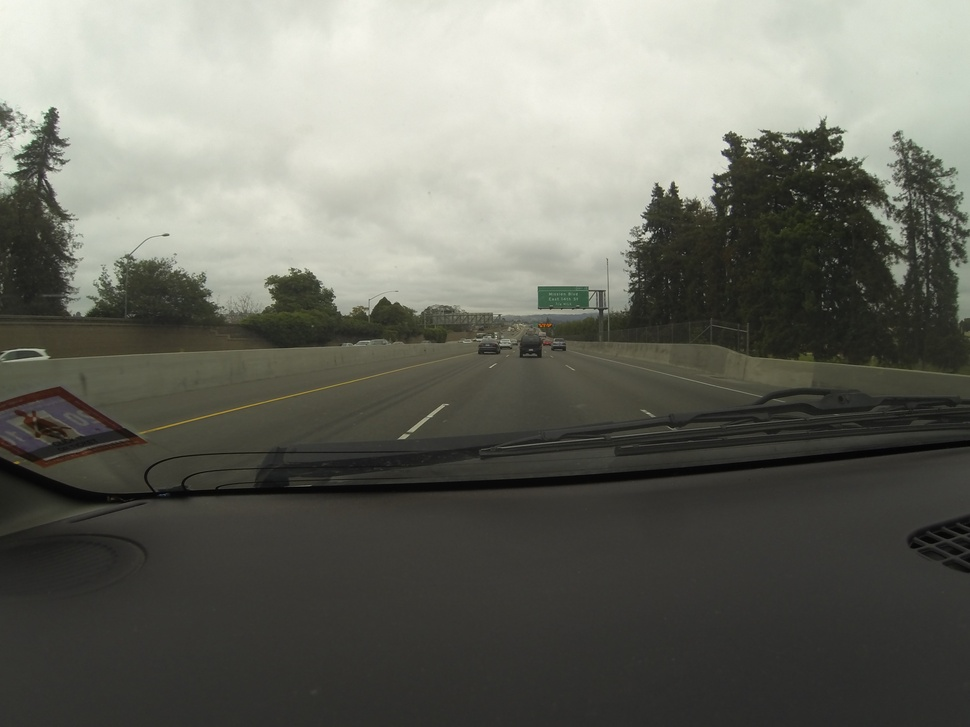
//> input picture G0014083.JPG, 970 x 727 px, shrunk from 4000 x 3000 before the run
$ ./trackbars   (built with g++ and OpenCV 4)
//> lines starting //> are read from the running program, lines starting //| are printed output that depends on the picture
#include <cv.h>
#include <highgui.h>

using namespace cv;

/// Global Variables
const int alpha_slider_max = 100;
int alpha_slider;
double alpha;
double beta;

/// Matrices to store images
Mat src1;
Mat src2;
Mat dst;

/**
 * @function on_trackbar
 * @brief Callback for trackbar
 */
void on_trackbar( int, void* )
{
 alpha = (double) alpha_slider/alpha_slider_max ;
 beta = ( 1.0 - alpha );

 addWeighted( src1, alpha, src2, beta, 0.0, dst);

 imshow( "Linear Blend", dst );
}

int main( int argc, char** argv )
{
 /// Read image ( same size, same type )
 src1 = imread("./G0014083.JPG");
//> src1 is the input picture: 727 rows x 970 cols, CV_8UC3; mean B, G, R 99.7, 108.4, 107.5
 src2 = imread("./G0014107.JPG");
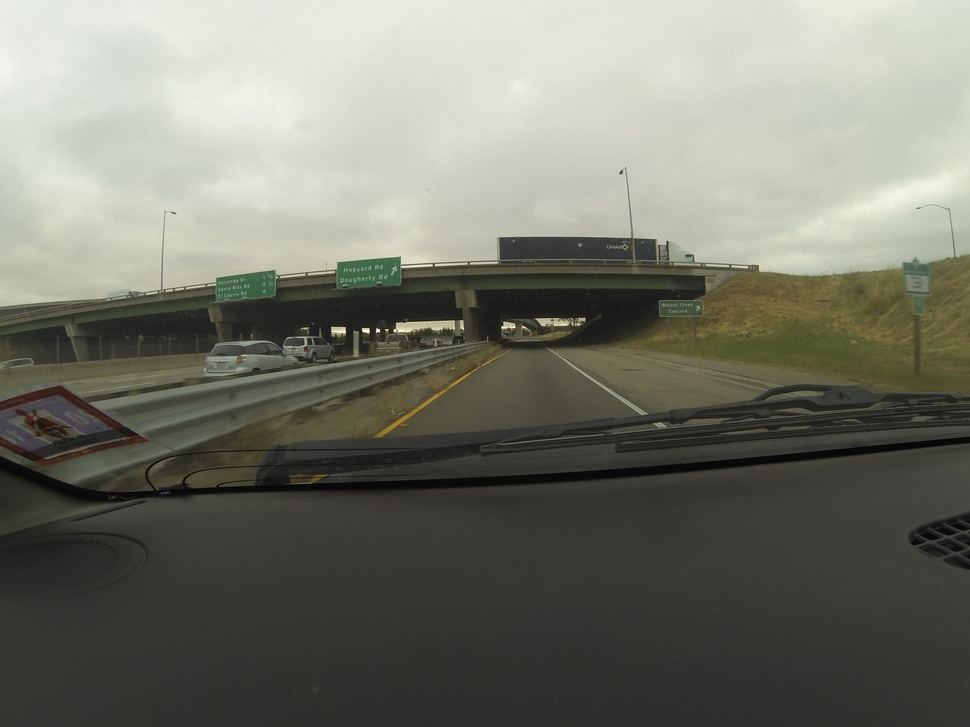
//> input picture G0014107.JPG, 970 x 727 px, shrunk from 4000 x 3000 before the run
//> src2 is the input picture: 727 rows x 970 cols, CV_8UC3; mean B, G, R 107.3, 118.1, 117.2

 if( !src1.data ) { printf("Error loading src1 \n"); return -1; }
 if( !src2.data ) { printf("Error loading src2 \n"); return -1; }

 /// Initialize values
 alpha_slider = 0;

 /// Create Windows
 namedWindow("Linear Blend", 1);

 /// Create Trackbars
 char TrackbarName[50];
 sprintf( TrackbarName, "Alpha x %d", alpha_slider_max );

 createTrackbar( TrackbarName, "Linear Blend", &alpha_slider, alpha_slider_max, on_trackbar );
//> slider 'Alpha x 100' is set to 33

 /// Show some stuff
 on_trackbar( alpha_slider, 0 );
//> in on_trackbar, `addWeighted( src1, alpha, src2, beta, 0.0, dst);`:
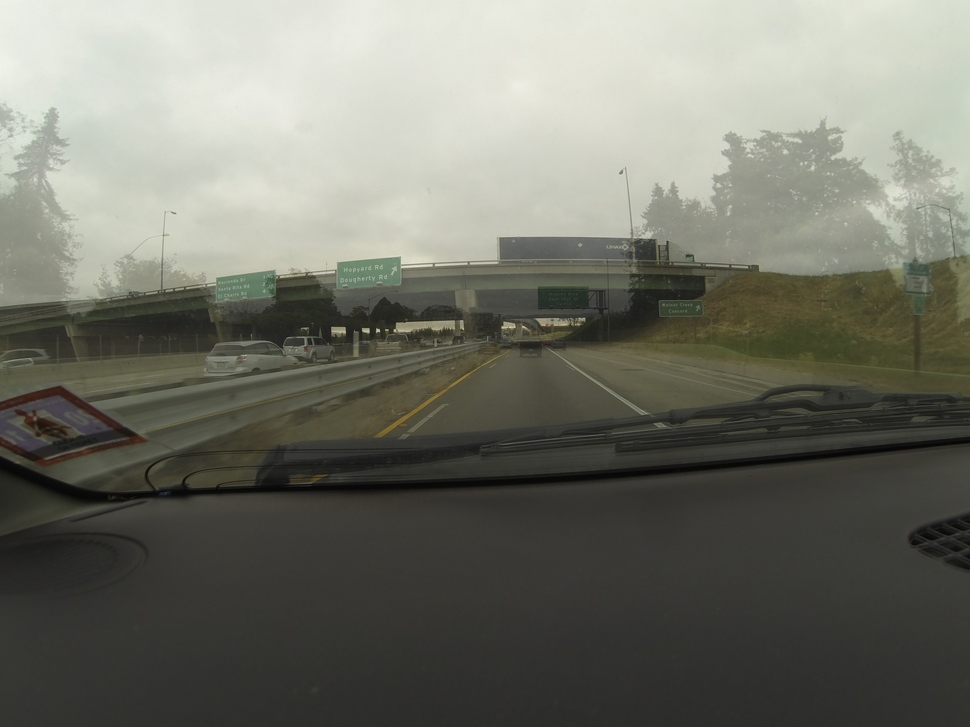
//> dst: 727 rows x 970 cols, CV_8UC3; mean B, G, R 104.8, 114.9, 114

 /// Wait until user press some key
 waitKey(0);
 return 0;
}
